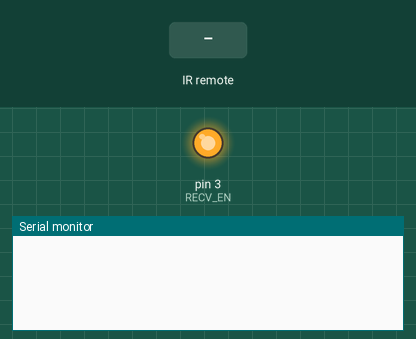
This program was run on a simulated Arduino Leonardo, built with avr-gcc and run on an emulated ATmega32U4. On the bench: output pins drawn as LEDs (lit = HIGH), the last lines printed to the serial monitor. The test bench sets the inputs (shaded band). USB keyboard and mouse output is not drawn.

Above: at 1.2 s.
1.3 s: infrared code 0x80BF9966 received
At 2.1 s:
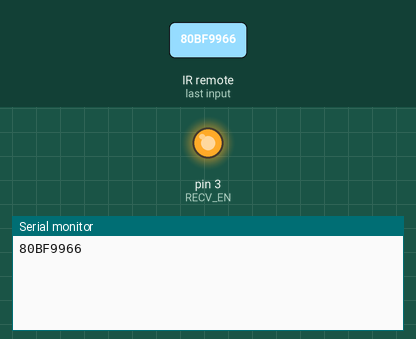
2.8 s: infrared code 0x80BF837C received
At 3.3 s:
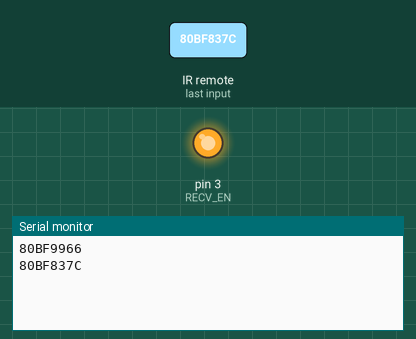
4.3 s: infrared code 0x80BF53AC received
At 5.6 s:
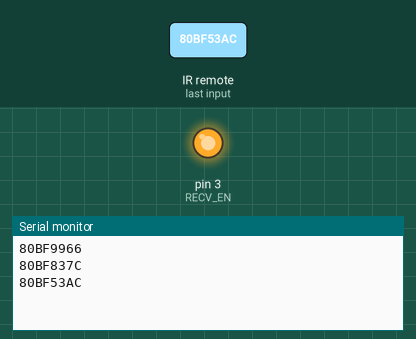

Measured:
- after the input at 1.3 s, the serial monitor: prints a new line at once (image 1)
- after the input at 2.8 s, the serial monitor: prints a new line at once (image 2)
- after the input at 4.3 s, the serial monitor: prints a new line at once (image 3)

The program:

main.cpp
```cpp
#include <Arduino.h>
#include <Keyboard.h>
#include <IRremote.h>
#include "PlaystationControl.h"

const int RECV_PIN = 2;
const int RECV_EN = 3;
IRrecv irrecv(RECV_PIN);
decode_results results;

PlaystationControl ps;

void setup() {
  Serial.begin(9600);

  // Power and stabilize IR receiver before enabling interrupts
  pinMode(RECV_EN, OUTPUT);
  digitalWrite(RECV_EN, HIGH);
  delay(10);

  Keyboard.begin();
  irrecv.enableIRIn();
}

void loop() {
  if (irrecv.decode(&results)) {
    Serial.println(results.value, HEX);
    ps.controlSignal(results.value);
    irrecv.resume();
  }
}
```

IRtoHIDmapper.h
```cpp
#ifndef IRtoHIDmapper_h
#define IRtoHIDmapper_h

#include "RemoteHex.h"
#include <Arduino.h>
#include <Keyboard.h>

enum AppMode : uint8_t {
  MODE_PS4 = 0,
  MODE_YOUTUBE,
  MODE_DISNEY,
  MODE_BROWSER,
  MODE_NETFLIX
};

struct IR2HID {
  uint32_t IRsignal;
  uint8_t HIDsignal;
  uint16_t HIDtime;
  AppMode mode;
  bool valid;
};

class IRtoHIDmapper {
public:
  IRtoHIDmapper();
  IR2HID searchIR(uint32_t signal);
  void setMode(uint32_t signal);
  AppMode getMode() const;

private:
  AppMode currentMode = MODE_YOUTUBE;
  static const IR2HID buttons[38];
};

#endif
```

PlaystationControl.h
```cpp
#ifndef PlaystationControl_h
#define PlaystationControl_h

#include "RemoteHex.h"
#include <Arduino.h>
#include <Keyboard.h>
#include "IRtoHIDmapper.h"

class PlaystationControl {
public:
  IRtoHIDmapper mapper;
  PlaystationControl();
  void controlSignal(uint32_t IRsignal);

private:
  uint32_t lastIR = 0x0;
  void saveIR(uint32_t IRsignal);
  void sendHID(uint8_t signal, uint16_t time);
};

#endif
```

RemoteHex.h
```cpp
#ifndef RemoteHex_h
#define RemoteHex_h

#define LEFT 0x80BF9966
#define RIGHT 0x80BF837C
#define UP 0x80BF53AC
#define DOWN 0x80BF4BB4

#define ON_OFF 0x80BF3BC4
#define OK 0x80BF738C
#define INFO 0x80BF0BF4
#define LANG 0x80BF609F
#define MENU 0x80BFA956
#define EXIT 0x80BFA35C

#define RADIO_TV 0x80BFBB44
#define SUBT 0x80BF31CE

#define FAV 0x80BF916E
#define SLEEP 0x80BF20DF
#define GAME 0x80BF9B64
#define OPT 0x80BF6996

#define FUNC 0x80BF906F
#define MSG 0x80BF50AF
#define TXT 0x80BFC03F
#define LIST 0x80BF00FF

#define PLAY 0x80BF708F
#define REC 0x80BFB04F
#define PAUSE 0x80BF08F7
#define STOP 0x80BFF00F
#define FAST_FORWARD 0x80BF30CF
#define REWIND 0x80BFD02F
#define NEXT 0x80BFE01F
#define PREV 0x80BFA05F

#define MUTE 0x80BF39C6
#define VOL_UP 0x80BF01FE
#define VOL_DOWN 0x80BF817E
#define CH_UP 0x80BFA15E
#define CH_DOWN 0x80BF619E

#define NUM_0 0x80BFE11E
#define NUM_1 0x80BF49B6
#define NUM_2 0x80BFC936
#define NUM_3 0x80BF33CC
#define NUM_4 0x80BF718E
#define NUM_5 0x80BFF10E
#define NUM_6 0x80BF13EC
#define NUM_7 0x80BF51AE
#define NUM_8 0x80BFD12E
#define NUM_9 0x80BF23DC
#define REFRESH 0x80BF807F
#define EPG 0x80BF6B94

#define HOLD 0xFFFFFFFF

#endif
```

IRtoHIDmapper.cpp
```cpp
#include "IRtoHIDmapper.h"

const IR2HID IRtoHIDmapper::buttons[38] = {
  // Movement(4)
  {UP, KEY_UP_ARROW, 50, MODE_PS4, true},
  {DOWN, KEY_DOWN_ARROW, 50, MODE_PS4, true},
  {LEFT, KEY_LEFT_ARROW, 50, MODE_PS4, true},
  {RIGHT, KEY_RIGHT_ARROW, 50, MODE_PS4, true},

  // General(7)
  {OK, KEY_KP_ENTER, 50, MODE_PS4, true},
  {EXIT, 0x08, 50, MODE_PS4, true},
  {LANG, KEY_ESC, 50, MODE_PS4, true},
  {MENU, KEY_PAUSE, 50, MODE_PS4, true},
  {FAV, KEY_PRINT_SCREEN, 50, MODE_PS4, true},
  {OPT, KEY_F3, 50, MODE_PS4, true},
  {ON_OFF, KEY_PAUSE, 1000, MODE_PS4, true},

  // Numpad(10)
  {NUM_0, '0', 50, MODE_PS4, true},
  {NUM_1, '1', 50, MODE_PS4, true},
  {NUM_2, '2', 50, MODE_PS4, true},
  {NUM_3, '3', 50, MODE_PS4, true},
  {NUM_4, '4', 50, MODE_PS4, true},
  {NUM_5, '5', 50, MODE_PS4, true},
  {NUM_6, '6', 50, MODE_PS4, true},
  {NUM_7, '7', 50, MODE_PS4, true},
  {NUM_8, '8', 50, MODE_PS4, true},
  {NUM_9, '9', 50, MODE_PS4, true},

  // Youtube Shortcuts(7)
  {MUTE, 'M', 50, MODE_YOUTUBE, true},
  {PREV, KEY_F4, 50, MODE_YOUTUBE, true},
  {NEXT, KEY_F5, 50, MODE_YOUTUBE, true},
  {REWIND, 'J', 50, MODE_YOUTUBE, true},
  {FAST_FORWARD, 'L', 50, MODE_YOUTUBE, true},
  {PLAY, 0x20, 50, MODE_YOUTUBE, true},
  {INFO, 'S', 50, MODE_YOUTUBE, true},

  // Disney+ Shortcuts(3)
  {MUTE, 'M', 50, MODE_DISNEY, true},
  {REWIND, 'O', 50, MODE_DISNEY, true},
  {FAST_FORWARD, 'P', 50, MODE_DISNEY, true},

  // PS4 Browser(2)
  {INFO, KEY_F1, 50, MODE_BROWSER, true},
  {SUBT, KEY_F2, 50, MODE_BROWSER, true},

  // Netflix Shortcuts(5)
  {PLAY, 0x20, 50, MODE_NETFLIX, true},
  {MUTE, 'M', 50, MODE_NETFLIX, true},
  {REWIND, KEY_LEFT_ARROW, 50, MODE_NETFLIX, true},
  {FAST_FORWARD, KEY_RIGHT_ARROW, 50, MODE_NETFLIX, true},
  {INFO, 'S', 50, MODE_NETFLIX, true}
};

IRtoHIDmapper::IRtoHIDmapper() {
}

IR2HID IRtoHIDmapper::searchIR(uint32_t signal) {
  for (size_t i = 0; i < (sizeof(buttons) / sizeof(buttons[0])); i++) {
    if (buttons[i].IRsignal == signal && (buttons[i].mode == MODE_PS4 || buttons[i].mode == currentMode)) {
      return buttons[i];
    }
  }
  return {0, 0, 0, MODE_PS4, false};
}

void IRtoHIDmapper::setMode(uint32_t signal) {
  switch (signal) {
    case NUM_1:
      currentMode = MODE_YOUTUBE;
      break;
    case NUM_2:
      currentMode = MODE_DISNEY;
      break;
    case NUM_3:
      currentMode = MODE_BROWSER;
      break;
    case NUM_4:
      currentMode = MODE_NETFLIX;
      break;
    default:
      currentMode = MODE_YOUTUBE;
      break;
  }
}

AppMode IRtoHIDmapper::getMode() const {
  return currentMode;
}
```

PlaystationControl.cpp
```cpp
#include "PlaystationControl.h"

PlaystationControl::PlaystationControl() : lastIR(0) {
}

void PlaystationControl::controlSignal(uint32_t IRsignal) {
  if (IRsignal == 0) {
    return;
  }

  // Handle NEC repeat / hold frame
  if (IRsignal == HOLD) {
    IRsignal = lastIR;
  } else if (lastIR == RADIO_TV) {
    // Mode selection following RADIO_TV trigger
    mapper.setMode(IRsignal);
    lastIR = 0;
    return;
  }

  // Intercept mode change initiator
  if (IRsignal == RADIO_TV) {
    lastIR = RADIO_TV;
    return;
  }

  IR2HID HIDobject = mapper.searchIR(IRsignal);
  if (!HIDobject.valid) {
    return;
  }

  sendHID(HIDobject.HIDsignal, HIDobject.HIDtime);
  saveIR(IRsignal);
}

void PlaystationControl::saveIR(uint32_t IRsignal) {
  if (IRsignal != HOLD) {
    lastIR = IRsignal;
  }
}

void PlaystationControl::sendHID(uint8_t signal, uint16_t time) {
  if (signal == 0) {
    return;
  }
  // Clamp hold time to 2000ms max to prevent unbounded blocking or stuck keys
  if (time > 2000) {
    time = 2000;
  }

  Keyboard.press(signal);
  delay(time);
  Keyboard.releaseAll();
}
```
